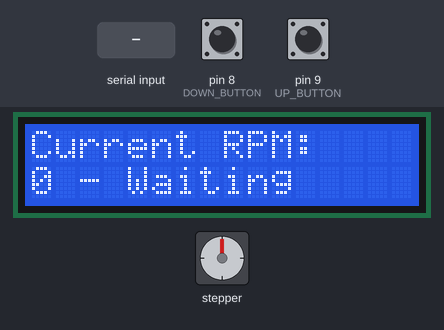
A sketch run on a simulated Arduino Uno, built with avr-gcc and run on an emulated ATmega328P. On the bench: 16×2 character LCD, stepper motor. The inputs (shaded band) are chosen by the test bench; at power-on: pin 8 (DOWN_BUTTON) HIGH, pin 9 (UP_BUTTON) HIGH. Stepper angles assume 200 steps per turn; what the sketch prints to the serial monitor is not drawn.

Above: at 1.9 s.
2.0 s: "90,45\n" received over Serial
At 3.4 s:
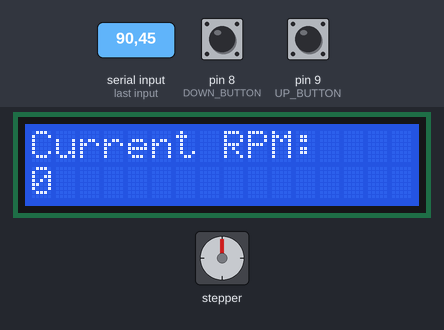
4.5 s: pin 8 (DOWN_BUTTON) pulled LOW for 1 s
At 4.65 s:
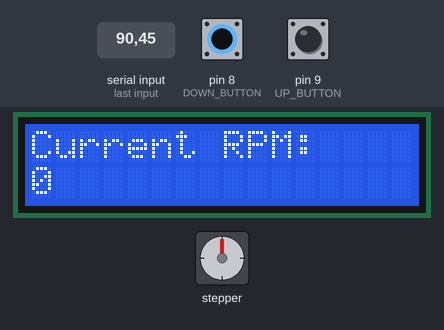
7.0 s: pin 9 (UP_BUTTON) pulled LOW for 3.2 s
At 7.15 s:
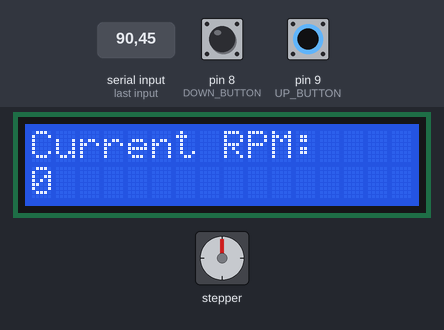
11.7 s: "30,150\n" received over Serial
At 12.4 s:
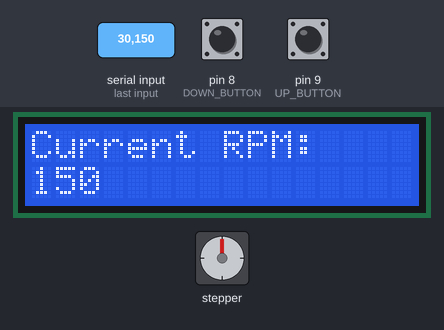
13.2 s: pin 8 (DOWN_BUTTON) pulled LOW for 0.15 s
At 14.4 s:
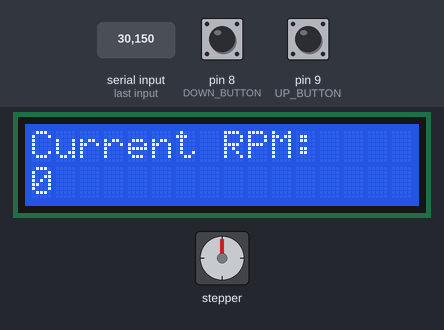
14.8 s: pin 9 (UP_BUTTON) pulled LOW for 0.15 s
At 16.0 s:
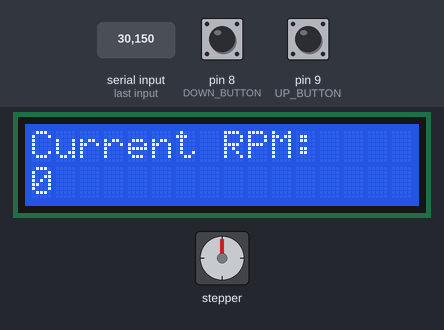
Timing chart, 0 to 17.4 s (numbered marks = the images above; inputs shaded):
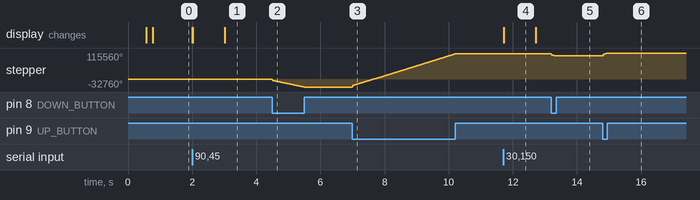

Measured:
- after the input at 2.0 s, the display: first changes at once (image 1 shows a later state)
- after the input at 4.5 s, stepper: turns 32760° counter-clockwise in 0.99 s, starting at once
- after the input at 7.0 s, stepper: turns 144000° clockwise in 3.2 s, starting at once
- after the input at 11.7 s, the display: first changes at once (image 4 shows a later state)
- after the input at 13.2 s, stepper: turns 8280° counter-clockwise in 0.14 s, starting at once
- after the input at 14.8 s, stepper: turns 12600° clockwise in 0.15 s, starting at once
- what the display in image 4 shows lasts 1.0 s, from 11.7 s to 12.7 s

The sketch:

Stepper_Test.ino
```cpp
// Preprocesser Operations
#include <SPI.h>
#include <LiquidCrystal.h>
#include <Stepper.h>

LiquidCrystal lcd(10); //SPI MODE ##########
//LiquidCrystal lcd(11,12,2,3,4,5,6,7,8,9);

// Pin Declearation
byte UP_BUTTON = 9;
byte DOWN_BUTTON = 8;

byte STEPPER_YEL = 4;
byte STEPPER_BLU = 5;
byte STEPPER_GRE = 6;
byte STEPPER_RED = 7;

// Stepper Property Definition
byte STEPS = 200;

// Global Variable Decleartions
bool testMode;
int testRpm = 0;

Stepper stepper(STEPS, STEPPER_YEL, STEPPER_BLU, STEPPER_GRE, STEPPER_RED);

// Function Declearations
int clearLine(int a){
	lcd.setCursor(0, a);
	lcd.print("                 ");
	lcd.setCursor(0, a);
}


void setup()
{
	//pinMode(2, INPUT_PULLUP);
	//pinMode(3, INPUT_PULLUP);
	//pinMode(4, INPUT_PULLUP);
	//pinMode(5, INPUT_PULLUP);
	pinMode(UP_BUTTON, INPUT_PULLUP);
	pinMode(DOWN_BUTTON, INPUT_PULLUP);

	Serial.begin(4800);
	// set up the LCD's number of columns and rows:
	lcd.begin(16, 2);
	// Print a message to the LCD.
	lcd.print("Soft Reset ...");
	delay(500);

	clearLine(0);
	lcd.print("Steeper Test ...");
	Serial.println("Steeper Test Initiated");
	Serial.println("Enter RPM through serial");
	delay(200);

	clearLine(0);
	lcd.print("Current RPM:");
	clearLine(1);
	lcd.print("0 - Waiting");
 }

 void loop(){
 	if (Serial.available() > 0){
 		testRpm = Serial.parseInt();
 		stepper.setSpeed(testRpm);
		clearLine(1);
		lcd.print(testRpm);
 	}

	if (digitalRead(UP_BUTTON) == LOW){
		// UP button was pressed, jog forward
		stepper.step(STEPS);
		Serial.println("UP");

	} else if (digitalRead(DOWN_BUTTON) == LOW){
		stepper.step(0 - STEPS);
		Serial.println("DOWN");

	}
}
```
